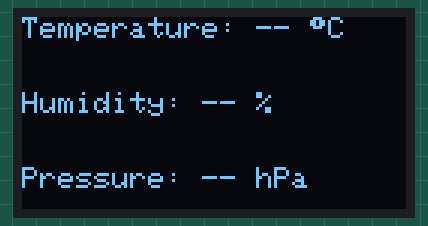
A sketch run on a simulated ESP32. Parts: 128×64 one-colour display. WiFi joins after 1.5 s; servers stay silent unless stated; what the sketch prints to the serial monitor is not drawn.

Above: at 10.7 s.

The sketch:

Client.ino
```cpp
#include <WiFi.h>
#include <HTTPClient.h>
#include <Wire.h>
#include <Adafruit_GFX.h>
#include <Adafruit_SSD1306.h>

const char* ssid = "ESP32-Soft-accessPoint";
const char* password = "microcontrollerslab";

const char* temperature_server = "http://192.168.4.1/temperature";
const char* humidity_server = "http://192.168.4.1/humidity";
const char* pressure_server = "http://192.168.4.1/pressure";

#define SCREEN_WIDTH 128
#define SCREEN_HEIGHT 64

Adafruit_SSD1306 display(SCREEN_WIDTH, SCREEN_HEIGHT, &Wire,-1);

String temperature;
String humidity;
String pressure;

unsigned long last_time = 0;
const long Delay = 10000;

void setup() {
  Serial.begin(115200);
  display.begin(SSD1306_SWITCHCAPVCC, 0x3C);

  display.clearDisplay();
  display.setTextColor(WHITE);

  WiFi.begin(ssid, password);
  Serial.println("Connecting");
  while(WiFi.status() != WL_CONNECTED) {
    delay(500);
    Serial.print(".");
  }
  Serial.println("");
  Serial.print("Connected to WiFi network with IP Address: ");
  Serial.println(WiFi.localIP());
}

void loop() {
  unsigned long current_time = millis();
  if(current_time - last_time >= Delay) {
    if(WiFi.status()== WL_CONNECTED ){
      temperature = HTTP_Request(temperature_server);
      humidity = HTTP_Request(humidity_server);
      pressure = HTTP_Request(pressure_server);
      Serial.println("Temperature: " + temperature + " *C - Humidity: " + humidity + " % - Pressure: " + pressure + " hPa");

      display.clearDisplay();
      display.setTextSize(1);
      display.setTextColor(WHITE);
      display.setCursor(0,0);
      display.print("Temperature: ");
      display.print(temperature);
      display.print(" ");
      display.setTextSize(1);
      display.cp437(true);
      display.write(248);
      display.setTextSize(1);
      display.print("C");

      display.setTextSize(1);
      display.setCursor(0, 25);
      display.print("Humidity: ");
      display.print(humidity);
      display.print(" %");

      display.setTextSize(1);
      display.setCursor(0, 50);
      display.print("Pressure: ");
      display.print(pressure);
      display.print(" hPa");

      display.display();

      last_time = current_time;
    }
    else {
      Serial.println("WiFi got disconnected!");
    }
  }
}

String HTTP_Request(const char* server_name) {
  WiFiClient client;
  HTTPClient http;
  http.begin(client, server_name);
  int httpResponseCode = http.GET();

  String payload = "--";

  if (httpResponseCode>0) {
    Serial.print("HTTP Response code: ");
    Serial.println(httpResponseCode);
    payload = http.getString();
  }
  else {
    Serial.print("Error code: ");
    Serial.println(httpResponseCode);
  }
  http.end();

  return payload;
}
```
